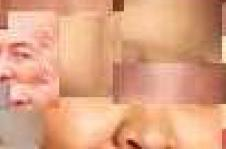
%> input picture Aula5/skin.jpg, 226 x 149 px
$ octave Guiao5.m   (GNU Octave 9; MATLAB toolbox functions it lacks are replaced by stand-ins)
%> lines starting %> are read from the running program, lines starting %| are printed output that depends on the picture
%% Guiao 5 - José Domingues 76328
clear all, close all, clc;

img = imread('skin.jpg');
%> img is the input picture: size 149x226x3 uint8; mean R, G, B 221.6, 163.2, 130.5
hsv = rgb2hsv(img);
%> hsv: size 149x226x3 double; mean H, S, V 0.0621, 0.418, 0.869
h = hsv(:,:,1);
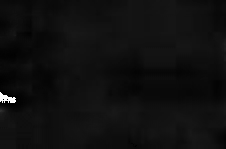
%> h: size 149x226 double; min 0, max 0.998, mean 0.0621
s = hsv(:,:,2);
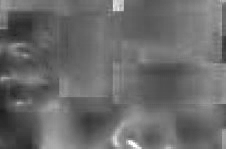
%> s: size 149x226 double; min 0.112, max 1, mean 0.418

% 1
h = ceil(99*h)+1;
s = ceil(99*s)+1;
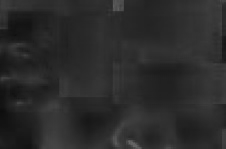
%> s: size 149x226 double; min 13, max 100, mean 42.9

%2 F(h,s)

h = reshape(h,1,size(h,1)*size(h,2));
s = reshape(s,1,size(s,1)*size(s,2));

pHS = zeros(100,100);
N = length(h);
%> N = 33674
for hi =1:100
    for sj =1:100
        pHS(hi,sj) = sum((h == hi) & (s == sj))/N;
    end
end
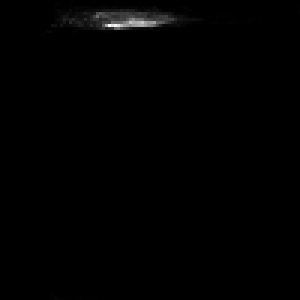
%> pHS: size 100x100 double (shown 3 times larger); min 0, max 0.0176, mean 0.0001; drawn with min black and max white
figure(1);
subplot(2,1,1);
surf(pHS);

%fpm de H
pmfH = sum(pHS,2);
%> pmfH = 100 values, max 0.246 at index 9, min 0 at index 14, mean 0.01
figure(2);
subplot(2,1,1);
bar(pmfH);
%fpm de S
pmfS = sum(pHS,1);
%> pmfS = 100 values, max 0.0448 at index 39, min 0 at index 1, mean 0.01
figure(2);
subplot(2,1,2);
bar(pmfS);
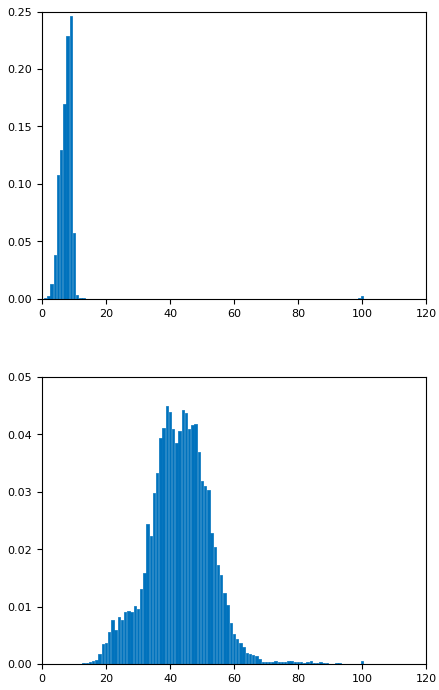
%> figure redrawn from the program's plot data, 2 panels; panel 1: tallest bar 0.246 high, from x = 8.6 to 9.4; panel 2: tallest bar 0.0448 high, from x = 38.6 to 39.4

%4
pmfIndependente = pmfH*pmfS;
figure(1);
subplot(2,1,2);
surf(pmfIndependente)
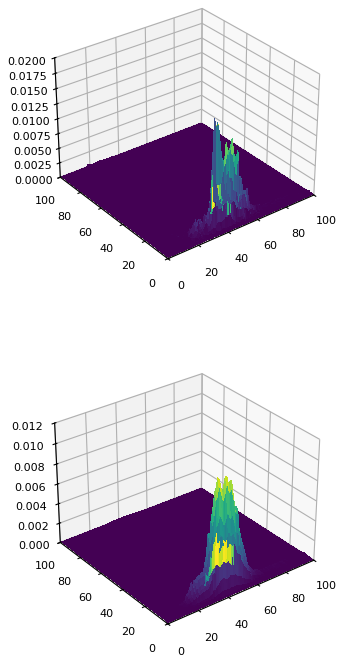
%> figure redrawn from the program's plot data, 2 panels


%5

fdaH = cumsum(pmfH);
%> fdaH = 100 values from 0.000564 to 1
fdaS = cumsum(pmfS);
%> fdaS = 100 values from 0 to 1

%por olhometro chegamos a
%h -> [3 a 10]
%s -> [25 a 59]

$ run again, with Aula5/children.jpg copied over Aula5/skin.jpg
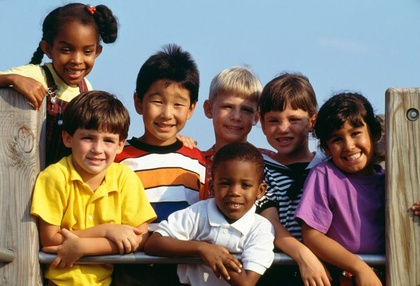
%> input picture Aula5/children.jpg, 420 x 286 px, shrunk from 673 x 458 before the run
%> img is the input picture: size 286x420x3 uint8; mean R, G, B 133.5, 123, 112.3
%> hsv: size 286x420x3 double; mean H, S, V 0.315, 0.435, 0.596
%> `s = ceil(99*s)+1;`:
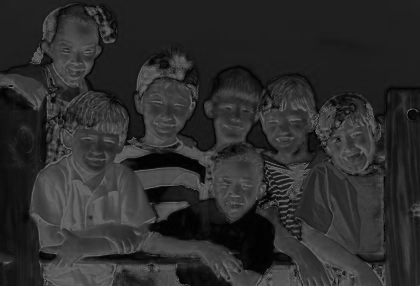
%> s: size 286x420 double; min 1, max 100, mean 44.5
%> pmfH = 100 values, max 0.129 at index 57, min 0 at index 35, mean 0.01
%> pmfS = 100 values, max 0.104 at index 31, min 0.00147 at index 99, mean 0.01
%> `surf(pmfIndependente)`:
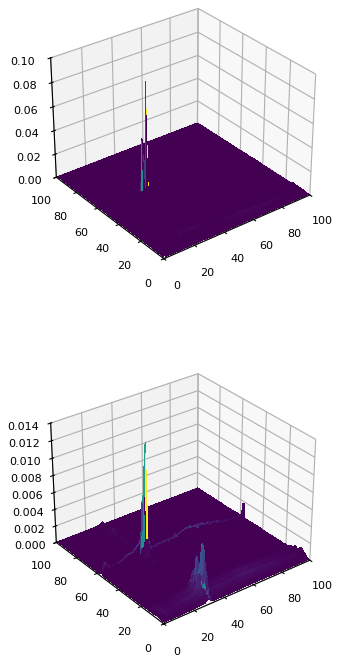
%> figure redrawn from the program's plot data, 2 panels
%> fdaH = 100 values from 0.00704 to 1
%> fdaS = 100 values from 0.00153 to 1

$ run again, with Aula5/correia.jpg copied over Aula5/skin.jpg
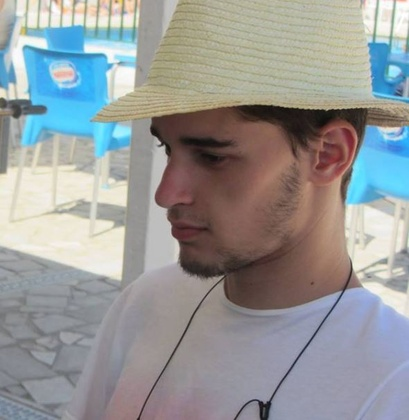
%> input picture Aula5/correia.jpg, 409 x 420 px, shrunk from 590 x 606 before the run
%> img is the input picture: size 420x409x3 uint8; mean R, G, B 151, 152.6, 152.6
%> hsv: size 420x409x3 double; mean H, S, V 0.341, 0.196, 0.66
%> after the loop `for hi =1:100`:
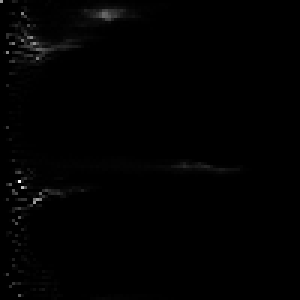
%> pHS: size 100x100 double (shown 3 times larger); min 0, max 0.0141, mean 0.0001; drawn with min black and max white
%> pmfH = 100 values, max 0.0546 at index 6, min 2.33e-05 at index 83, mean 0.01
%> pmfS = 100 values, max 0.06 at index 7, min 0 at index 87, mean 0.01
%> `surf(pmfIndependente)`:
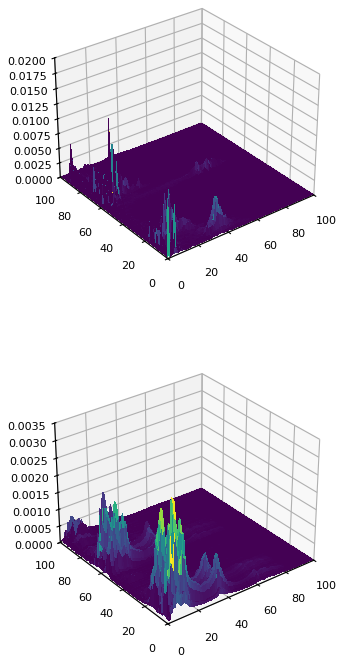
%> figure redrawn from the program's plot data, 2 panels
%> fdaH = 100 values from 0.0159 to 1
%> fdaS = 100 values from 0.00828 to 1
